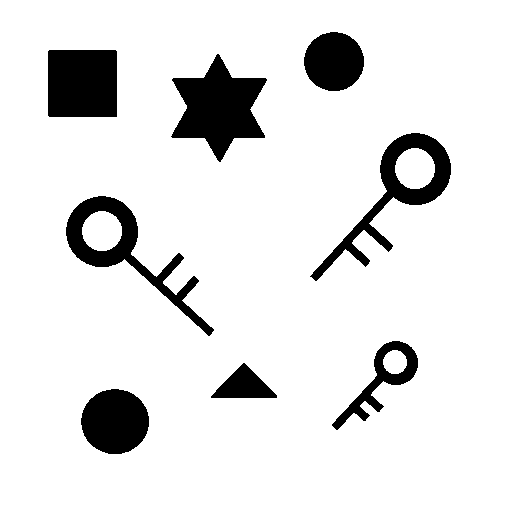
#> input picture 04-ImageProcessing/images/img_1.bmp, 512 x 512 px
$ python s13527.py
#> lines starting #> are read from the running program, lines starting #| are printed output that depends on the picture; after the words box and inside, x2 and y2 are one past the last pixel; in counts of white or black regions, pixels touching at a corner belong together
# -*- coding: utf-8 -*-
import cv2
import sys
import numpy as np


def main():
	print("画像1と画像2のどっちが見たいですか？")
	print("画像1なら1を入力してください。画像2なら2を入力してください。")
	select = input('>> ')
#> the answer given: 1
	if select == "1":
		pic1()
	elif select == "2":
		pic2()
	else:
		print("ちゃんと入力してください")
		sys.exit()


#画像1
def pic1():
	#画像の読み込み
	img = cv2.imread("images/img_1.bmp")
#> img is the input picture: shape (512, 512, 3); 89.4% white; 8 black regions, largest, box (x1, y1, x2, y2) and area: (171, 54, 267, 162) 5506, (48, 50, 117, 117) 4620, (66, 196, 214, 336) 4141
	temp = cv2.imread("images/Timg_1.bmp")
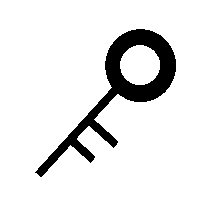
#> input picture 04-ImageProcessing/images/Timg_1.bmp, 200 x 200 px
#> temp is the input picture: shape (200, 200, 3); 89.5% white; 1 black region, box (x1, y1, x2, y2) and area: (35, 29, 176, 177) 4208
	yAxis = cv2.flip(temp, 1) #テンプレート画像を左右反転する
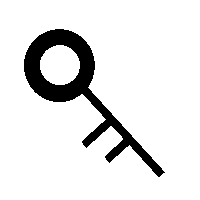
#> yAxis: shape (200, 200, 3); 89.5% white; 1 black region, box (x1, y1, x2, y2) and area: (24, 29, 165, 177) 4208

	#テンプレートと同じやつがないか調べる
	result = cv2.matchTemplate(img,temp,cv2.TM_SQDIFF) #類似度は差の二乗和を使う(値が小さいほど似ている)
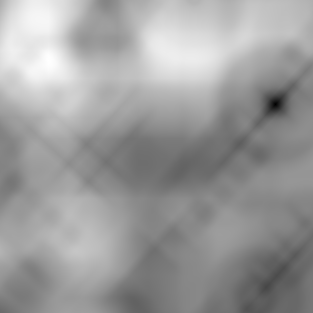
#> result: shape (313, 313) float32; min 19896284, max 2.52e+09, mean 1.55e+09; drawn with min black and max white
	result_1 = cv2.matchTemplate(img,yAxis,cv2.TM_SQDIFF) #類似度は差の二乗和を使う(値が小さいほど似ている)
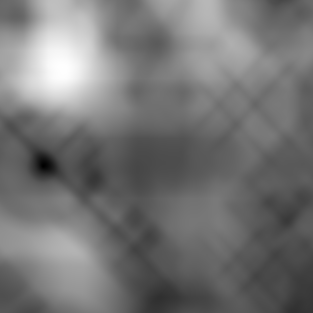
#> result_1: shape (313, 313) float32; min 429554592, max 2.84e+09, mean 1.54e+09; drawn with min black and max white

	#左上の座標を取得
	min_val,mac_val,min_loc,max_loc = cv2.minMaxLoc(result)
#> min_val = 19896284; mac_val = 2.52e+09; min_loc = (275, 104); max_loc = (48, 60)
	print("テンプレートと一致した領域の左上座標は"+str(min_loc)+"です")
#| テンプレートと一致した領域の左上座標は(275, 104)です

	min_val_1,mac_val_1,min_loc_1,max_loc_1 = cv2.minMaxLoc(result_1)
#> min_val_1 = 429554592; mac_val_1 = 2.84e+09; min_loc_1 = (43, 165); max_loc_1 = (62, 67)
	print("テンプレートと一致した領域(左右反転)の左上座標は"+str(min_loc_1)+"です")
#| テンプレートと一致した領域(左右反転)の左上座標は(43, 165)です

	return 0

#画像2
def pic2():
	#画像の読み込み
	img = cv2.imread("images/img_2.bmp",0)
	temp = cv2.imread("images/Timg_2.bmp",0)

	#テンプレートと同じやつがないか調べる
	result = cv2.matchTemplate(img,temp,cv2.TM_SQDIFF) #類似度は差の二乗和を使う(値が小さいほど似ている)

	#左上の座標を取得
	min_val,mac_val,min_loc,max_loc = cv2.minMaxLoc(result)
	print("テンプレートと一致した領域の左上座標は"+str(min_loc)+"です")

	return 0

if __name__ == '__main__':
    main()
